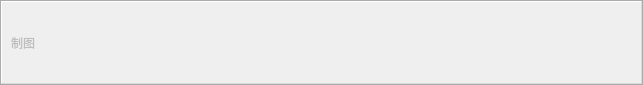
<?xml version="1.0" encoding="UTF-8"?>
<ui version="4.0">
 <class>CommonToolBar</class>
 <widget class="QToolBar" name="CommonToolBar">
  <property name="enabled">
   <bool>false</bool>
  </property>
  <property name="geometry">
   <rect>
    <x>0</x>
    <y>0</y>
    <width>643</width>
    <height>85</height>
   </rect>
  </property>
  <property name="windowTitle">
   <string>CommonToolBar</string>
  </property>
  <property name="iconSize">
   <size>
    <width>20</width>
    <height>20</height>
   </size>
  </property>
  <property name="toolButtonStyle">
   <enum>Qt::ToolButtonTextUnderIcon</enum>
  </property>
  <action name="actionThematic">
   <property name="icon">
    <iconset resource="mainwindow.qrc">
     <normaloff>:/images/commonToolBar/thematic.png</normaloff>:/images/commonToolBar/thematic.png</iconset>
   </property>
   <property name="text">
    <string>制图</string>
   </property>
  </action>
  <action name="actionText">
   <property name="icon">
    <iconset resource="mainwindow.qrc">
     <normaloff>:/images/commonToolBar/text.png</normaloff>:/images/commonToolBar/text.png</iconset>
   </property>
   <property name="text">
    <string>文字</string>
   </property>
  </action>
  <action name="actionVLine">
   <property name="icon">
    <iconset resource="mainwindow.qrc">
     <normaloff>:/images/commonToolBar/vLine.png</normaloff>:/images/commonToolBar/vLine.png</iconset>
   </property>
   <property name="text">
    <string>直线</string>
   </property>
  </action>
  <action name="actionSLine">
   <property name="icon">
    <iconset resource="mainwindow.qrc">
     <normaloff>:/images/commonToolBar/sLine.png</normaloff>:/images/commonToolBar/sLine.png</iconset>
   </property>
   <property name="text">
    <string>曲线</string>
   </property>
  </action>
  <action name="actionFLine">
   <property name="icon">
    <iconset resource="mainwindow.qrc">
     <normaloff>:/images/commonToolBar/fLine.png</normaloff>:/images/commonToolBar/fLine.png</iconset>
   </property>
   <property name="text">
    <string>折线</string>
   </property>
  </action>
  <action name="actionRect">
   <property name="icon">
    <iconset resource="mainwindow.qrc">
     <normaloff>:/images/commonToolBar/rect.png</normaloff>:/images/commonToolBar/rect.png</iconset>
   </property>
   <property name="text">
    <string>矩形</string>
   </property>
  </action>
  <action name="actionRound">
   <property name="icon">
    <iconset resource="mainwindow.qrc">
     <normaloff>:/images/commonToolBar/round.png</normaloff>:/images/commonToolBar/round.png</iconset>
   </property>
   <property name="text">
    <string>圆形</string>
   </property>
  </action>
  <action name="actionMouse">
   <property name="icon">
    <iconset resource="mainwindow.qrc">
     <normaloff>:/images/commonToolBar/pard.png</normaloff>:/images/commonToolBar/pard.png</iconset>
   </property>
   <property name="text">
    <string>鼠标</string>
   </property>
  </action>
  <action name="actionDelete">
   <property name="icon">
    <iconset resource="mainwindow.qrc">
     <normaloff>:/images/commonToolBar/delete.png</normaloff>:/images/commonToolBar/delete.png</iconset>
   </property>
   <property name="text">
    <string>删除</string>
   </property>
  </action>
  <action name="actionMagnifier">
   <property name="icon">
    <iconset resource="mainwindow.qrc">
     <normaloff>:/images/commonToolBar/magnifier.png</normaloff>:/images/commonToolBar/magnifier.png</iconset>
   </property>
   <property name="text">
    <string>放大镜</string>
   </property>
  </action>
  <action name="actionEdit">
   <property name="icon">
    <iconset resource="mainwindow.qrc">
     <normaloff>:/images/commonToolBar/eidt.png</normaloff>:/images/commonToolBar/eidt.png</iconset>
   </property>
   <property name="text">
    <string>编辑</string>
   </property>
  </action>
  <addaction name="actionThematic"/>
 </widget>
 <layoutdefault spacing="6" margin="11"/>
 <resources>
  <include location="mainwindow.qrc"/>
 </resources>
 <connections/>
</ui>
